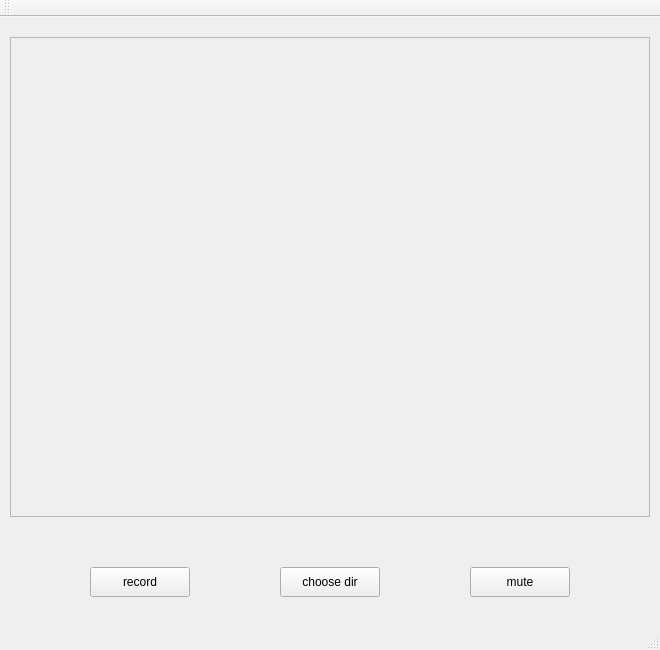
<?xml version="1.0" encoding="UTF-8"?>
<ui version="4.0">
 <class>MainWindow</class>
 <widget class="QMainWindow" name="MainWindow">
  <property name="geometry">
   <rect>
    <x>0</x>
    <y>0</y>
    <width>660</width>
    <height>650</height>
   </rect>
  </property>
  <property name="windowTitle">
   <string>LiveStreamCapture</string>
  </property>
  <widget class="QWidget" name="centralWidget">
   <widget class="QPushButton" name="captureButton">
    <property name="geometry">
     <rect>
      <x>90</x>
      <y>550</y>
      <width>100</width>
      <height>30</height>
     </rect>
    </property>
    <property name="text">
     <string>record</string>
    </property>
   </widget>
   <widget class="QPushButton" name="muteButton">
    <property name="geometry">
     <rect>
      <x>470</x>
      <y>550</y>
      <width>100</width>
      <height>30</height>
     </rect>
    </property>
    <property name="text">
     <string>mute</string>
    </property>
   </widget>
   <widget class="QLabel" name="tipLabel">
    <property name="geometry">
     <rect>
      <x>80</x>
      <y>500</y>
      <width>500</width>
      <height>30</height>
     </rect>
    </property>
    <property name="text">
     <string/>
    </property>
   </widget>
   <widget class="QFrame" name="frame">
    <property name="geometry">
     <rect>
      <x>10</x>
      <y>20</y>
      <width>640</width>
      <height>480</height>
     </rect>
    </property>
    <property name="frameShape">
     <enum>QFrame::StyledPanel</enum>
    </property>
    <property name="frameShadow">
     <enum>QFrame::Raised</enum>
    </property>
   </widget>
   <widget class="QPushButton" name="dirButton">
    <property name="geometry">
     <rect>
      <x>280</x>
      <y>550</y>
      <width>100</width>
      <height>30</height>
     </rect>
    </property>
    <property name="text">
     <string>choose dir</string>
    </property>
   </widget>
  </widget>
  <widget class="QMenuBar" name="menuBar">
   <property name="geometry">
    <rect>
     <x>0</x>
     <y>0</y>
     <width>660</width>
     <height>26</height>
    </rect>
   </property>
  </widget>
  <widget class="QToolBar" name="mainToolBar">
   <attribute name="toolBarArea">
    <enum>TopToolBarArea</enum>
   </attribute>
   <attribute name="toolBarBreak">
    <bool>false</bool>
   </attribute>
  </widget>
  <widget class="QStatusBar" name="statusBar"/>
 </widget>
 <layoutdefault spacing="6" margin="11"/>
 <resources/>
 <connections/>
</ui>
